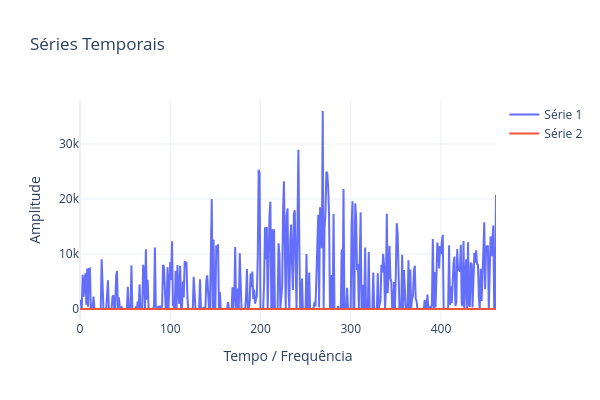

Notebook cell for this chart:
### Markdown cell above
# Parameters

### Code cell
eta_fc = 1
eta_bat = 1
rho_H2 = 120*1e6 # J/kg
mH2_dot = pwr_dm/(eta_fc*eta_bat*rho_H2) # kg/s

PlotSeriesPLY(ySeries=[pwr_dm,mH2_dot])

### Figure 1 — Plotly figure (JSON) as saved in the notebook; plotly's stock layout.template omitted (floating-point values rounded to 4 significant figures; data arrays with more than 128 entries replaced by an {"elided": "..."} marker saying what was removed)
{"data": [{"mode": "lines", "name": "Série 1", "type": "scatter", "x": {"elided": "462 int values"}, "xaxis": "x", "y": {"elided": "462 int values"}, "yaxis": "y"}, {"mode": "lines", "name": "Série 2", "type": "scatter", "x": {"elided": "462 int values"}, "xaxis": "x", "y": {"elided": "462 float values"}, "yaxis": "y"}], "layout": {"height": 400, "title": {"text": "Séries Temporais"}, "width": 600, "xaxis": {"anchor": "y", "domain": [0, 1], "title": {"text": "Tempo / Frequência"}}, "yaxis": {"anchor": "x", "domain": [0, 1], "title": {"text": "Amplitude"}}}}
